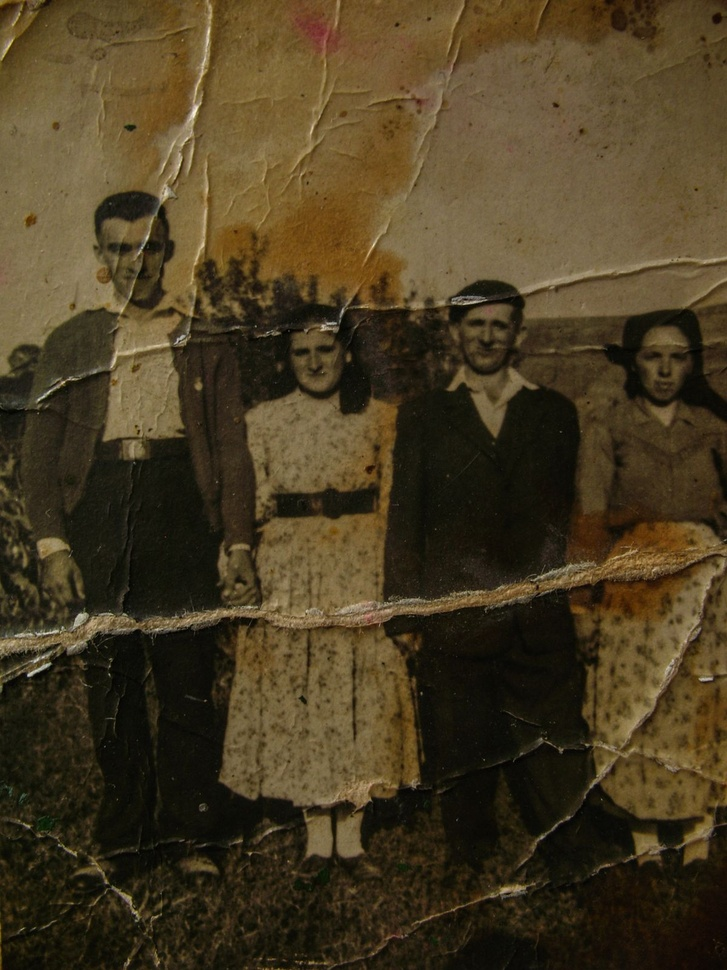
#> input picture data/raw/033306377e3ddb42edb76081b0ccec17.jpg, 727 x 970 px, shrunk from 1200 x 1600 before the run
$ python -i quality_assestment.py   (imports and definitions only)   (older library calls are emulated)
#> lines starting #> are read from the running program, lines starting #| are printed output that depends on the picture
"""
Module 2 — Image Quality Assessment
===================================

Responsibilities:
    * Blur detection
    * Brightness analysis
    * Contrast analysis

This module consumes the metadata JSON produced by preprocessing.py. It reads
`processed_gray_path`, crops to `analysis.content_box`, then computes:

{
  "sharpness": 75,
  "brightness": 68,
  "contrast": 52
}
"""

from __future__ import annotations

import argparse
import json
from pathlib import Path
from typing import Any

import cv2
import numpy as np


BLUR_REFERENCE_VARIANCE = 1000.0


def _score(value: float) -> int:
    """Clamp a numeric value into a 0-100 integer score."""
    return int(round(max(0.0, min(100.0, value))))


def _to_uint8(image: np.ndarray) -> np.ndarray:
    """Convert common image arrays to uint8 in the 0-255 range."""
    if image.dtype == np.uint8:
        return image

    image = image.astype(np.float32)
    if image.size and np.nanmax(image) <= 1.0:
        image = image * 255.0

    return np.clip(np.nan_to_num(image), 0, 255).astype(np.uint8)


def _as_grayscale(image: np.ndarray) -> np.ndarray:
    """Return a single-channel grayscale image."""
    image = np.asarray(image)

    if image.ndim == 2:
        return _to_uint8(image)

    if image.ndim == 3:
        if image.shape[2] == 1:
            return _to_uint8(image[:, :, 0])
        if image.shape[2] == 3:
            return _to_uint8(cv2.cvtColor(image, cv2.COLOR_BGR2GRAY))
        if image.shape[2] == 4:
            return _to_uint8(cv2.cvtColor(image, cv2.COLOR_BGRA2GRAY))

    raise ValueError("Image must be a grayscale, BGR, or BGRA array.")


# [84 lines left out: functions _resolve_path, load_grayscale_image, crop_to_content_box, _image_region_from_metadata, not called in this run]


def calculate_blur_score(image: np.ndarray) -> int:
    """
    Calculate sharpness using variance of the Laplacian.

    Returns a 0-100 score. Higher means sharper / less blurry.
    """
    gray = _as_grayscale(image)
    # Fix 2 — suppress grain first. Random noise adds high-frequency energy that
    # inflates the Laplacian variance, making a noisy scan look "sharp". A light
    # median blur removes that grain while leaving real edges, so the score
    # reflects true detail rather than noise.
    gray = cv2.medianBlur(gray, 3)
    laplacian_variance = cv2.Laplacian(gray, cv2.CV_64F).var()
    return _score((laplacian_variance / BLUR_REFERENCE_VARIANCE) * 100)


def calculate_brightness(image: np.ndarray) -> int:
    """
    Calculate average brightness.

    Returns a 0-100 score. Higher means brighter.
    """
    gray = _as_grayscale(image)
    return _score((float(gray.mean()) / 255.0) * 100)


def calculate_contrast(image: np.ndarray) -> int:
    """
    Calculate contrast using grayscale standard deviation.

    Returns a 0-100 score. Higher means stronger contrast.
    """
    gray = _as_grayscale(image)
    # Fix 2 — suppress grain first. Noise adds pixel-to-pixel variance, which
    # raises the standard deviation and fakes high contrast. A light median blur
    # strips the grain so contrast reflects real tonal range.
    gray = cv2.medianBlur(gray, 3)
    return _score((float(gray.std()) / 127.5) * 100)


def assess_quality(
    metadata_or_image: dict[str, Any] | str | Path | np.ndarray,
    base_dir: str | Path | None = None,
) -> dict[str, int]:
    """
    Return blur, brightness, and contrast scores.

    Preferred input is the metadata dict from preprocessing.py. For convenience,
    this also accepts a metadata JSON path, image path, or already-loaded image.
    """
    if isinstance(metadata_or_image, dict):
        image = _image_region_from_metadata(metadata_or_image, base_dir=base_dir)
    elif isinstance(metadata_or_image, (str, Path)):
        input_path = Path(metadata_or_image)
        if input_path.suffix.lower() == ".json":
            image = _image_region_from_metadata_file(input_path, base_dir=base_dir)
        else:
            image = load_grayscale_image(input_path, base_dir=base_dir)
    else:
        image = _as_grayscale(metadata_or_image)

    return {
        "sharpness": calculate_blur_score(image),
        "brightness": calculate_brightness(image),
        "contrast": calculate_contrast(image),
    }


# [131 lines left out: functions _image_region_from_metadata_file, update_metadata_with_quality, process_metadata_file, process_metadata_folder, assess_image_quality, main, not called in this run]


# [2 lines not run here, left out]

>>> import cv2
>>> picture = cv2.imread('data/raw/033306377e3ddb42edb76081b0ccec17.jpg')
#> picture is the input picture: shape (970, 727, 3); mean B, G, R 34.1, 59.5, 72.5
>>> result = assess_quality(picture)
#> in _as_grayscale, `return _to_uint8(cv2.cvtColor(image, cv2.COLOR_BGR2GRAY))`:
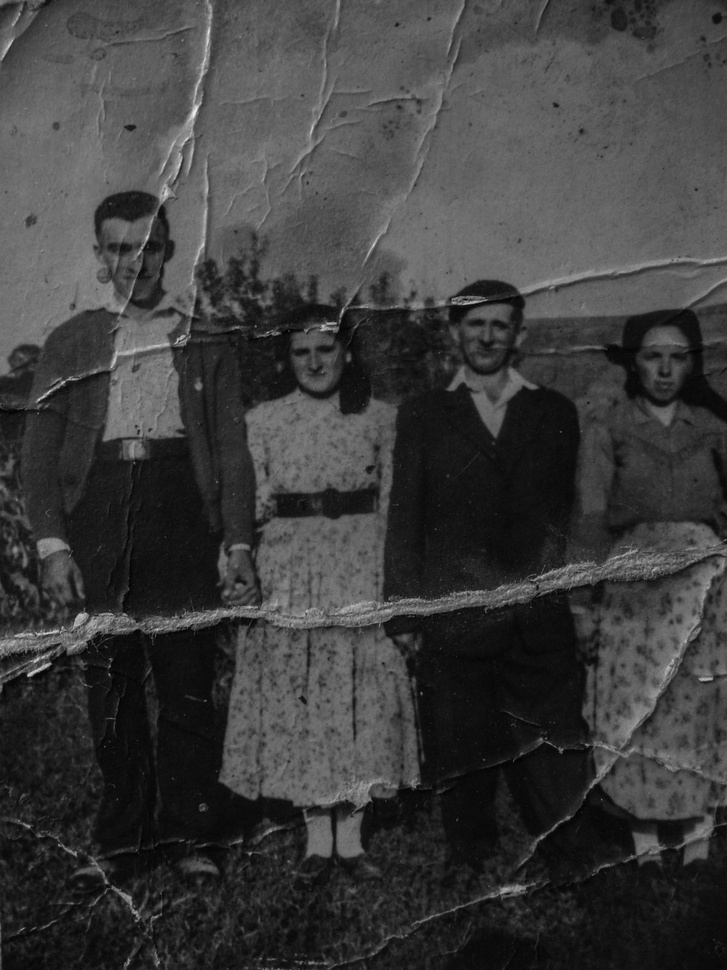
#> returned value: shape (970, 727); min 0, max 245, mean 60.5
#> in calculate_blur_score, `laplacian_variance = cv2.Laplacian(gray, cv2.CV_64F).var()`: laplacian_variance = 75.71
#> result = {'sharpness': 8, 'brightness': 24, 'contrast': 28}

$ run again, on data/raw/26c868f99575945b7ae24860f78ad48a.jpg
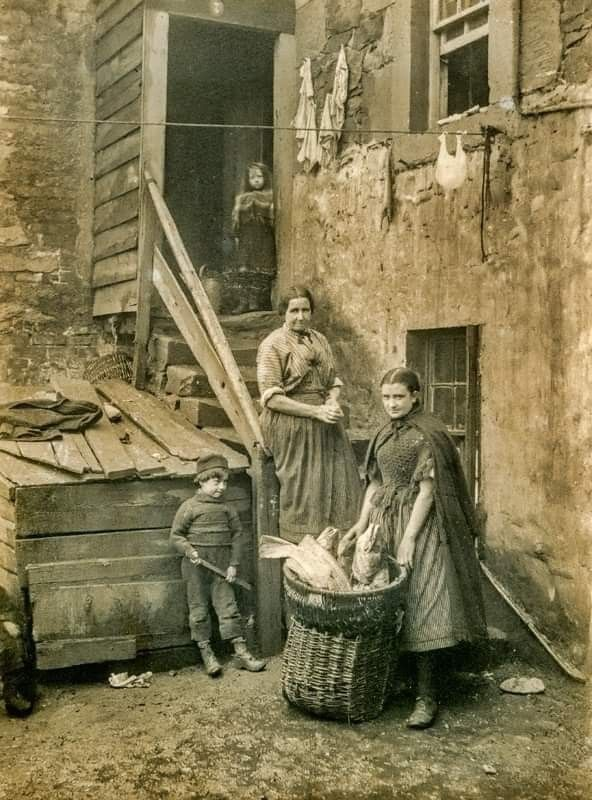
#> input picture data/raw/26c868f99575945b7ae24860f78ad48a.jpg, 592 x 800 px
#> picture is the input picture: shape (800, 592, 3); mean B, G, R 81.3, 118.6, 128.9
#> in _as_grayscale, `return _to_uint8(cv2.cvtColor(image, cv2.COLOR_BGR2GRAY))`:
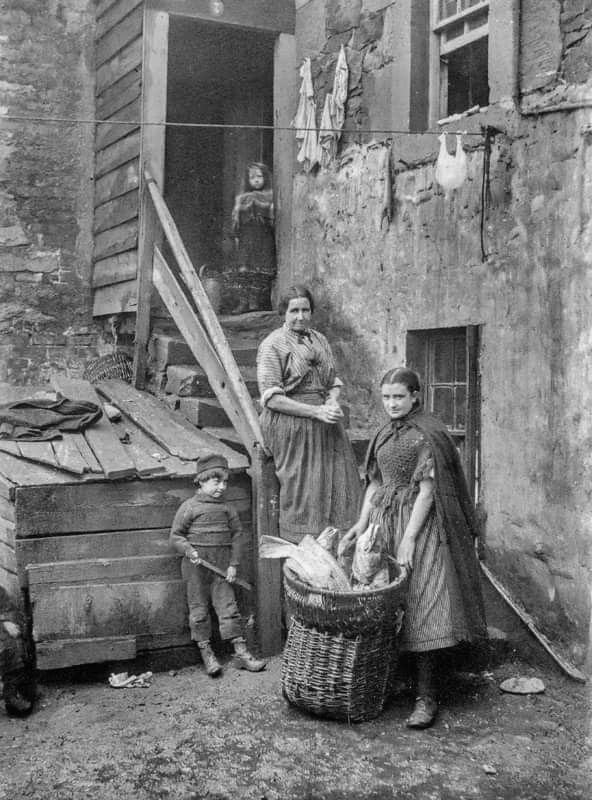
#> returned value: shape (800, 592); min 0, max 250, mean 117.4
#> laplacian_variance = 314.5
#> result = {'sharpness': 31, 'brightness': 46, 'contrast': 34}
